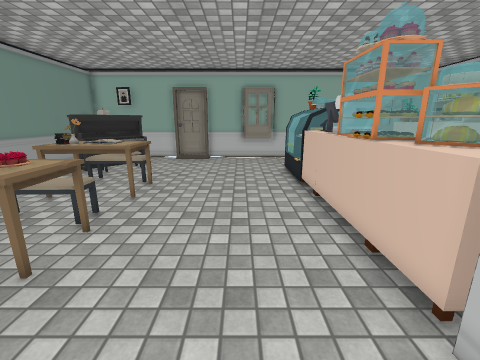
View 1 (above)

16 first-person views from a walk through a Unity game level. The camera is 1.5 m above the floor, tilts 14° down and sees 90° across. The floor is counted in squares, 0.5 m on a side. Each view is taken from the middle of a square. On the plan, view 1 faces up. The plan holds only what a view shows up to about 19 squares ahead; the rest is blank. The player is left out. Some animated figures are left out. Some surface patterns are stand-ins.

View 2
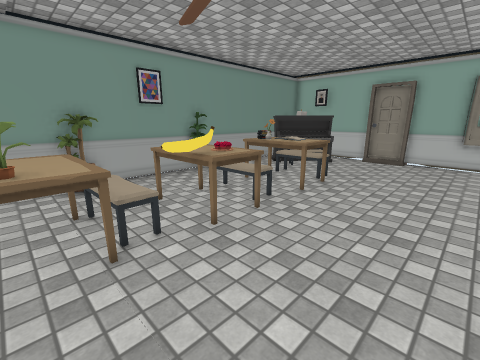

View 3
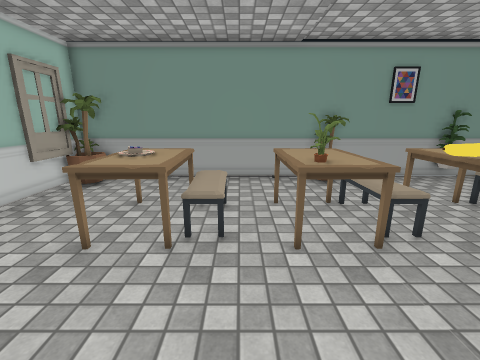

View 4
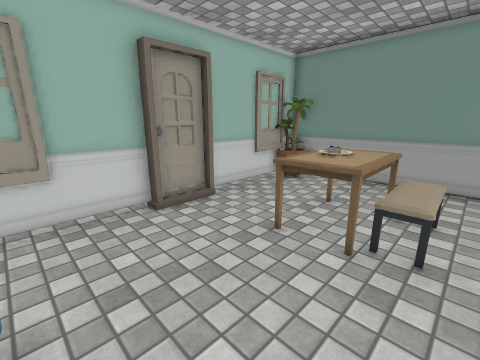

View 5
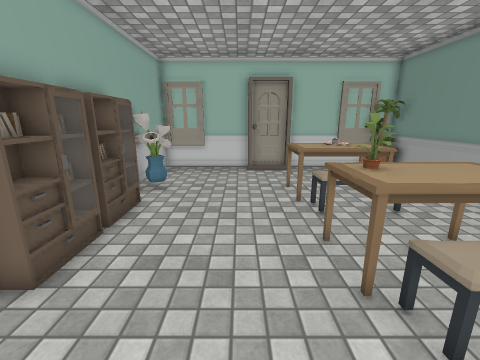

View 6
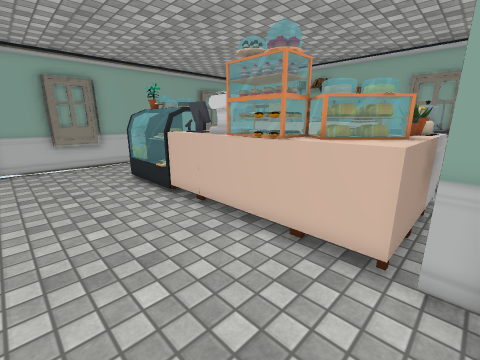

View 7
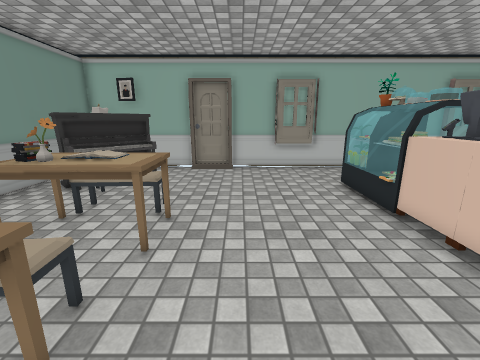

View 8
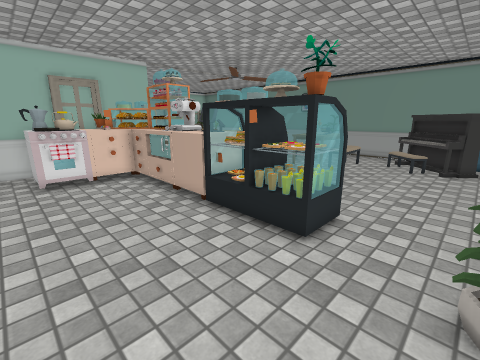

View 9
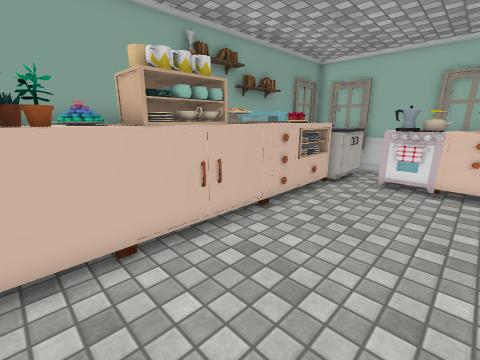

View 10
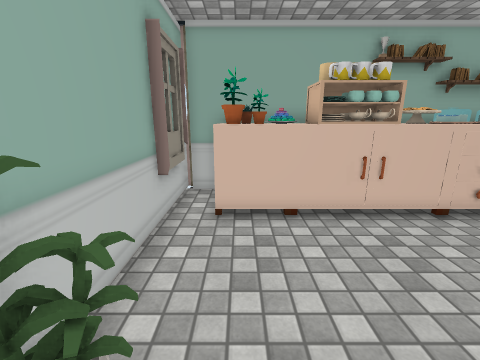

View 11
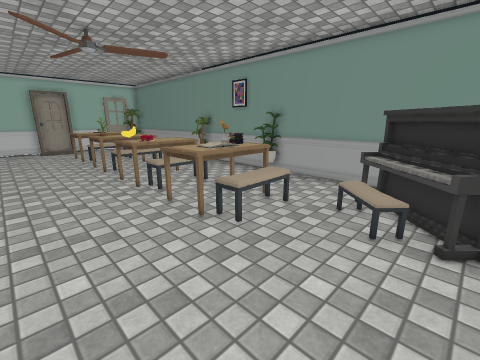

View 12
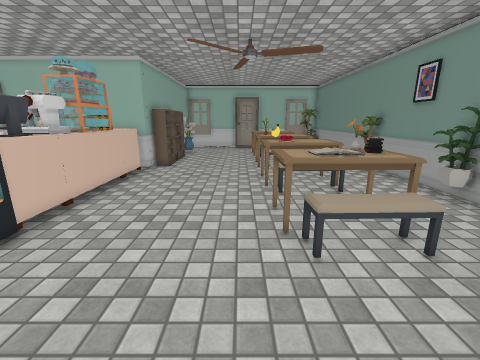

View 13
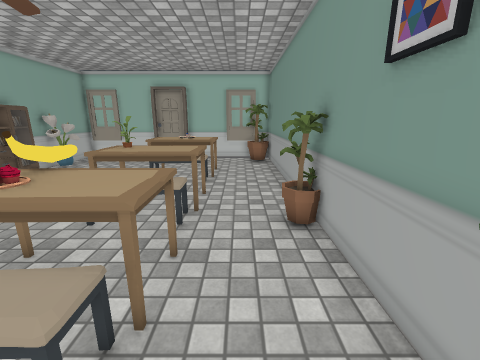

View 14
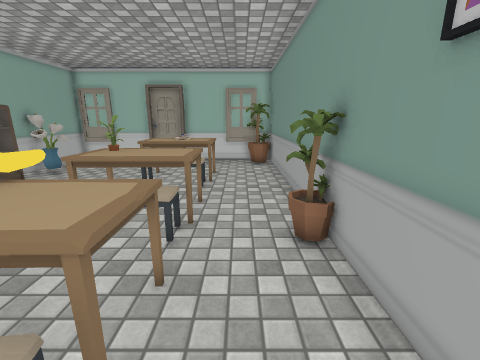

View 15
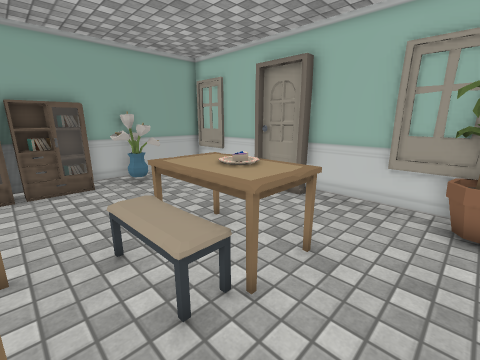

View 16
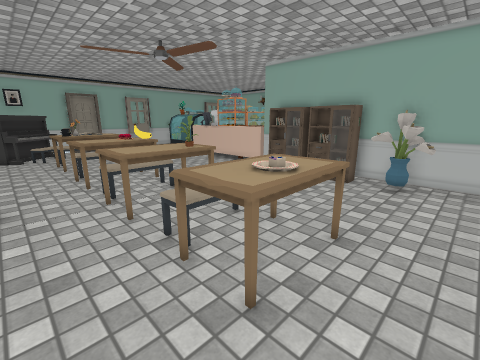

### Floor plan
Key: @ floor where view 1 was taken; # wall or solid block; . floor; = window, fence, low wall or low ledge; F fridge; T table; B books; M machine; H thing the floor can be seen under or through; A banana; P plant; L flower; K bookshelf; S stove; C pot; O other object.
Columns run from 12 left of view 1 to 13 right of it. Each row starts with its distance up from view 1.
 19     ######################
 18   ####...........##....#
 17     ##.................#O
 16  #####.................#OO
 15  ### O.........=F#.....#O
 14  ###O..........FF#.....##O
 13  #.............FF#.....#OO
 12  #...OOO.......FF#.....#OO
 11  #...TTT.......#O#.....#
 10  #...TBT.......OOO.....#=
  9  #...T.........#M#.....#O
  8  #...   .......#M#.....#O
  7  #...OOO ......# O.....##O
  6  #..#TTTH......#OO.....#O
  5  #..#TTTH......#O###S# O
  4  #..#TTAH......OOOOCCS OO
  3  #...HHH.......OOOO### OO
  2  #...OOO#......###########
  1  #..HTTT#.....K#
  0  #..HTTTH...@.K#
 -1  #..HHHHH.....K#
 -2  #...OOO......K#
 -3  #...OOO .....K#
 -4  #..#TTTH.....##
 -5  #..#TOTH.....L#
 -6  #..TTTTH.....L#
 -7 O#.............#
 -8 O#.............#
 -9 OP.............#
-10  ###############

Positions as (right, up) in squares from view 1, and headings:
1: (0, 0), facing up
2: (1, 0), facing up-left
3: (1, -2), facing left
4: (1, -2), facing down-left
5: (-2, 5), facing down
6: (-2, 2), facing up-right
7: (-2, 4), facing up
8: (10, 18), facing down-left
9: (6, 17), facing down-right
10: (4, 17), facing right
11: (0, 17), facing down-left
12: (-3, 17), facing down
13: (-9, 9), facing down
14: (-9, 8), facing down
15: (-10, -1), facing down-right
16: (-10, -8), facing up-right
